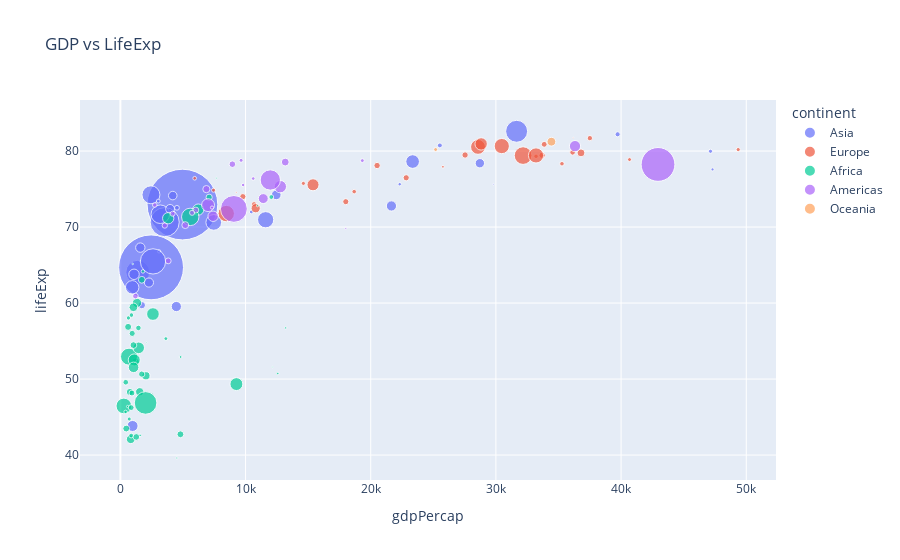

Here is the notebook cell this chart was saved with:
### Markdown cell above
## Scatter

### Code cell
# Create scatter graph
fig = px.scatter(
    data_frame=df,
    x = 'gdpPercap',
    y ='lifeExp',
    color = 'continent',
    hover_name='country',
    size = 'pop',
    title = 'GDP vs LifeExp',
    size_max=50
)
fig.show()

### Figure 1 — Plotly figure (JSON) as saved in the notebook; plotly's stock layout.template omitted (floating-point values rounded to 4 significant figures)
{"data": [{"hovertemplate": "<b>%{hovertext}</b><br><br>continent=Asia<br>gdpPercap=%{x}<br>lifeExp=%{y}<br>pop=%{marker.size}<extra></extra>", "hovertext": ["Afghanistan", "Bahrain", "Bangladesh", "Cambodia", "China", "Hong Kong, China", "India", "Indonesia", "Iran", "Iraq", "Israel", "Japan", "Jordan", "Korea, Dem. Rep.", "Korea, Rep.", "Kuwait", "Lebanon", "Malaysia", "Mongolia", "Myanmar", "Nepal", "Oman", "Pakistan", "Philippines", "Saudi Arabia", "Singapore", "Sri Lanka", "Syria", "Taiwan", "Thailand", "Vietnam", "West Bank and Gaza", "Yemen, Rep."], "legendgroup": "Asia", "marker": {"color": "#636efa", "size": [31889923, 708573, 150448339, 14131858, 1318683096, 6980412, 1110396331, 223547000, 69453570, 27499638, 6426679, 127467972, 6053193, 23301725, 49044790, 2505559, 3921278, 24821286, 2874127, 47761980, 28901790, 3204897, 169270617, 91077287, 27601038, 4553009, 20378239, 19314747, 23174294, 65068149, 85262356, 4018332, 22211743], "sizemode": "area", "sizeref": 527500.0, "symbol": "circle"}, "mode": "markers", "name": "Asia", "orientation": "v", "showlegend": true, "type": "scatter", "x": [974.6, 29800.0, 1391.0, 1714.0, 4959.0, 39720.0, 2452.0, 3541.0, 11610.0, 4471.0, 25520.0, 31660.0, 4519.0, 1593.0, 23350.0, 47310.0, 10460.0, 12450.0, 3096.0, 944, 1091.0, 22320.0, 2606.0, 3190.0, 21650.0, 47140.0, 3970.0, 4185.0, 28720.0, 7458.0, 2442.0, 3025.0, 2281.0], "xaxis": "x", "y": [43.83, 75.64, 64.06, 59.72, 72.96, 82.21, 64.7, 70.65, 70.96, 59.55, 80.75, 82.6, 72.53, 67.3, 78.62, 77.59, 71.99, 74.24, 66.8, 62.07, 63.78, 75.64, 65.48, 71.69, 72.78, 79.97, 72.4, 74.14, 78.4, 70.62, 74.25, 73.42, 62.7], "yaxis": "y"}, {"hovertemplate": "<b>%{hovertext}</b><br><br>continent=Europe<br>gdpPercap=%{x}<br>lifeExp=%{y}<br>pop=%{marker.size}<extra></extra>", "hovertext": ["Albania", "Austria", "Belgium", "Bosnia and Herzegovina", "Bulgaria", "Croatia", "Czech Republic", "Denmark", "Finland", "France", "Germany", "Greece", "Hungary", "Iceland", "Ireland", "Italy", "Montenegro", "Netherlands", "Norway", "Poland", "Portugal", "Romania", "Serbia", "Slovak Republic", "Slovenia", "Spain", "Sweden", "Switzerland", "Turkey", "United Kingdom"], "legendgroup": "Europe", "marker": {"color": "#EF553B", "size": [3600523, 8199783, 10392226, 4552198, 7322858, 4493312, 10228744, 5468120, 5238460, 61083916, 82400996, 10706290, 9956108, 301931, 4109086, 58147733, 684736, 16570613, 4627926, 38518241, 10642836, 22276056, 10150265, 5447502, 2009245, 40448191, 9031088, 7554661, 71158647, 60776238], "sizemode": "area", "sizeref": 527500.0, "symbol": "circle"}, "mode": "markers", "name": "Europe", "orientation": "v", "showlegend": true, "type": "scatter", "x": [5937.0, 36130.0, 33690.0, 7446.0, 10680.0, 14620.0, 22830.0, 35280.0, 33210.0, 30470.0, 32170.0, 27540.0, 18010.0, 36180.0, 40680.0, 28570.0, 9254.0, 36800.0, 49360.0, 15390.0, 20510.0, 10810.0, 9787.0, 18680.0, 25770.0, 28820.0, 33860.0, 37510.0, 8458.0, 33200.0], "xaxis": "x", "y": [76.42, 79.83, 79.44, 74.85, 73.0, 75.75, 76.49, 78.33, 79.31, 80.66, 79.41, 79.48, 73.34, 81.76, 78.89, 80.55, 74.54, 79.76, 80.2, 75.56, 78.1, 72.48, 74.0, 74.66, 77.93, 80.94, 80.88, 81.7, 71.78, 79.42], "yaxis": "y"}, {"hovertemplate": "<b>%{hovertext}</b><br><br>continent=Africa<br>gdpPercap=%{x}<br>lifeExp=%{y}<br>pop=%{marker.size}<extra></extra>", "hovertext": ["Algeria", "Angola", "Benin", "Botswana", "Burkina Faso", "Burundi", "Cameroon", "Central African Republic", "Chad", "Comoros", "Congo, Dem. Rep.", "Congo, Rep.", "Cote d'Ivoire", "Djibouti", "Egypt", "Equatorial Guinea", "Eritrea", "Ethiopia", "Gabon", "Gambia", "Ghana", "Guinea", "Guinea-Bissau", "Kenya", "Lesotho", "Liberia", "Libya", "Madagascar", "Malawi", "Mali", "Mauritania", "Mauritius", "Morocco", "Mozambique", "Namibia", "Niger", "Nigeria", "Reunion", "Rwanda", "Sao Tome and Principe", "Senegal", "Sierra Leone", "Somalia", "South Africa", "Sudan", "Swaziland", "Tanzania", "Togo", "Tunisia", "Uganda", "Zambia", "Zimbabwe"], "legendgroup": "Africa", "marker": {"color": "#00cc96", "size": [33333216, 12420476, 8078314, 1639131, 14326203, 8390505, 17696293, 4369038, 10238807, 710960, 64606759, 3800610, 18013409, 496374, 80264543, 551201, 4906585, 76511887, 1454867, 1688359, 22873338, 9947814, 1472041, 35610177, 2012649, 3193942, 6036914, 19167654, 13327079, 12031795, 3270065, 1250882, 33757175, 19951656, 2055080, 12894865, 135031164, 798094, 8860588, 199579, 12267493, 6144562, 9118773, 43997828, 42292929, 1133066, 38139640, 5701579, 10276158, 29170398, 11746035, 12311143], "sizemode": "area", "sizeref": 527500.0, "symbol": "circle"}, "mode": "markers", "name": "Africa", "orientation": "v", "showlegend": true, "type": "scatter", "x": [6223.0, 4797.0, 1441.0, 12570.0, 1217.0, 430.1, 2042.0, 706.0, 1704.0, 986.1, 277.6, 3633.0, 1545.0, 2082.0, 5581.0, 12150.0, 641.4, 690.8, 13210.0, 752.7, 1328.0, 942.7, 579.2, 1463.0, 1569.0, 414.5, 12060.0, 1045.0, 759.3, 1043.0, 1803.0, 10960.0, 3820.0, 823.7, 4811.0, 619.7, 2014.0, 7670.0, 863.1, 1598.0, 1712.0, 862.5, 926.1, 9270.0, 2602.0, 4513.0, 1107.0, 883.0, 7093.0, 1056.0, 1271.0, 469.7], "xaxis": "x", "y": [72.3, 42.73, 56.73, 50.73, 52.3, 49.58, 50.43, 44.74, 50.65, 65.15, 46.46, 55.32, 48.33, 54.79, 71.34, 51.58, 58.04, 52.95, 56.73, 59.45, 60.02, 56.01, 46.39, 54.11, 42.59, 45.68, 73.95, 59.44, 48.3, 54.47, 64.16, 72.8, 71.16, 42.08, 52.91, 56.87, 46.86, 76.44, 46.24, 65.53, 63.06, 42.57, 48.16, 49.34, 58.56, 39.61, 52.52, 58.42, 73.92, 51.54, 42.38, 43.49], "yaxis": "y"}, {"hovertemplate": "<b>%{hovertext}</b><br><br>continent=Americas<br>gdpPercap=%{x}<br>lifeExp=%{y}<br>pop=%{marker.size}<extra></extra>", "hovertext": ["Argentina", "Bolivia", "Brazil", "Canada", "Chile", "Colombia", "Costa Rica", "Cuba", "Dominican Republic", "Ecuador", "El Salvador", "Guatemala", "Haiti", "Honduras", "Jamaica", "Mexico", "Nicaragua", "Panama", "Paraguay", "Peru", "Puerto Rico", "Trinidad and Tobago", "United States", "Uruguay", "Venezuela"], "legendgroup": "Americas", "marker": {"color": "#ab63fa", "size": [40301927, 9119152, 190010647, 33390141, 16284741, 44227550, 4133884, 11416987, 9319622, 13755680, 6939688, 12572928, 8502814, 7483763, 2780132, 108700891, 5675356, 3242173, 6667147, 28674757, 3942491, 1056608, 301139947, 3447496, 26084662], "sizemode": "area", "sizeref": 527500.0, "symbol": "circle"}, "mode": "markers", "name": "Americas", "orientation": "v", "showlegend": true, "type": "scatter", "x": [12780.0, 3822.0, 9066.0, 36320.0, 13170.0, 7007.0, 9645.0, 8948.0, 6025.0, 6873.0, 5728.0, 5186.0, 1202.0, 3548.0, 7321.0, 11980.0, 2749.0, 9809.0, 4173.0, 7409.0, 19330.0, 18010.0, 42950.0, 10610.0, 11420.0], "xaxis": "x", "y": [75.32, 65.55, 72.39, 80.65, 78.55, 72.89, 78.78, 78.27, 72.23, 74.99, 71.88, 70.26, 60.92, 70.2, 72.57, 76.19, 72.9, 75.54, 71.75, 71.42, 78.75, 69.82, 78.24, 76.38, 73.75], "yaxis": "y"}, {"hovertemplate": "<b>%{hovertext}</b><br><br>continent=Oceania<br>gdpPercap=%{x}<br>lifeExp=%{y}<br>pop=%{marker.size}<extra></extra>", "hovertext": ["Australia", "New Zealand"], "legendgroup": "Oceania", "marker": {"color": "#FFA15A", "size": [20434176, 4115771], "sizemode": "area", "sizeref": 527500.0, "symbol": "circle"}, "mode": "markers", "name": "Oceania", "orientation": "v", "showlegend": true, "type": "scatter", "x": [34440.0, 25190.0], "xaxis": "x", "y": [81.23, 80.2], "yaxis": "y"}], "layout": {"legend": {"itemsizing": "constant", "title": {"text": "continent"}, "tracegroupgap": 0}, "title": {"text": "GDP vs LifeExp"}, "xaxis": {"anchor": "y", "domain": [0, 1], "title": {"text": "gdpPercap"}}, "yaxis": {"anchor": "x", "domain": [0, 1], "title": {"text": "lifeExp"}}}}
